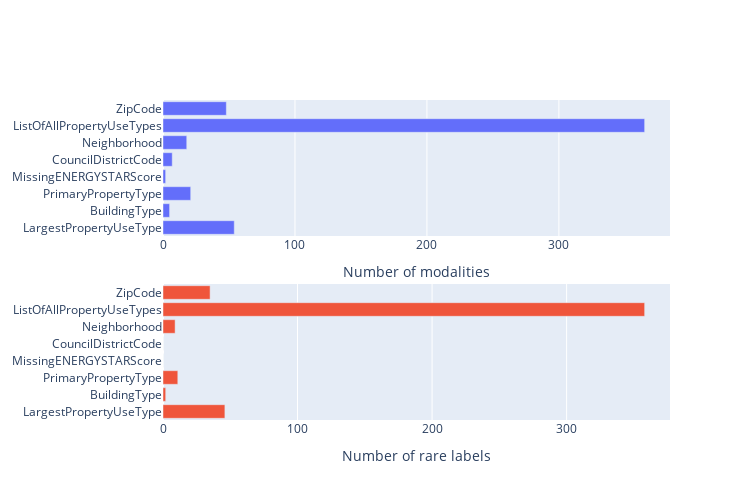

The code cell stored with this chart in its notebook:
### Markdown cell above
### 2.3 Cardinalité & labels rares

### Code cell
# Cardinality of categorical variables
fig = make_subplots(rows=2, cols=1)

fig.add_trace(go.Bar(y=cat_features, x=df[cat_features].nunique().values, orientation='h', showlegend=False), row=1, col=1)

rare_labels = []
for var in cat_features:
    value_counts = df[var].value_counts(normalize=True)
    rare_labels.append(len(value_counts[value_counts < 0.03]))
fig.add_trace(go.Bar(x=rare_labels, y=cat_features, orientation='h', showlegend=False), row=2, col=1)

fig.update_xaxes(title_text="Number of modalities", row=1, col=1)
fig.update_xaxes(title_text="Number of rare labels", row=2, col=1)
fig.update_layout(height=500, width=750)

fig.show()

### Figure 1 — Plotly figure (JSON) as saved in the notebook; plotly's stock layout.template omitted (floating-point values rounded to 4 significant figures)
{"data": [{"orientation": "h", "showlegend": false, "type": "bar", "x": [54, 5, 21, 2, 7, 18, 365, 48], "xaxis": "x", "y": ["LargestPropertyUseType", "BuildingType", "PrimaryPropertyType", "MissingENERGYSTARScore", "CouncilDistrictCode", "Neighborhood", "ListOfAllPropertyUseTypes", "ZipCode"], "yaxis": "y"}, {"orientation": "h", "showlegend": false, "type": "bar", "x": [46, 2, 11, 0, 0, 9, 358, 35], "xaxis": "x2", "y": ["LargestPropertyUseType", "BuildingType", "PrimaryPropertyType", "MissingENERGYSTARScore", "CouncilDistrictCode", "Neighborhood", "ListOfAllPropertyUseTypes", "ZipCode"], "yaxis": "y2"}], "layout": {"height": 500, "width": 750, "xaxis": {"anchor": "y", "autorange": true, "domain": [0, 1], "range": [0, 384.2], "title": {"text": "Number of modalities"}, "type": "linear"}, "xaxis2": {"anchor": "y2", "autorange": true, "domain": [0, 1], "range": [0, 376.8], "title": {"text": "Number of rare labels"}, "type": "linear"}, "yaxis": {"anchor": "x", "autorange": true, "domain": [0.575, 1], "range": [-0.5, 7.5], "type": "category"}, "yaxis2": {"anchor": "x2", "autorange": true, "domain": [0, 0.425], "range": [-0.5, 7.5], "type": "category"}}}
